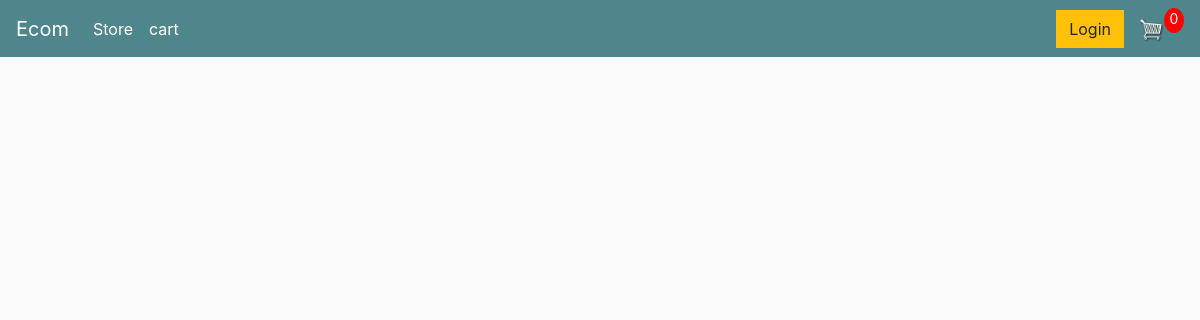
The app's page /, older data.
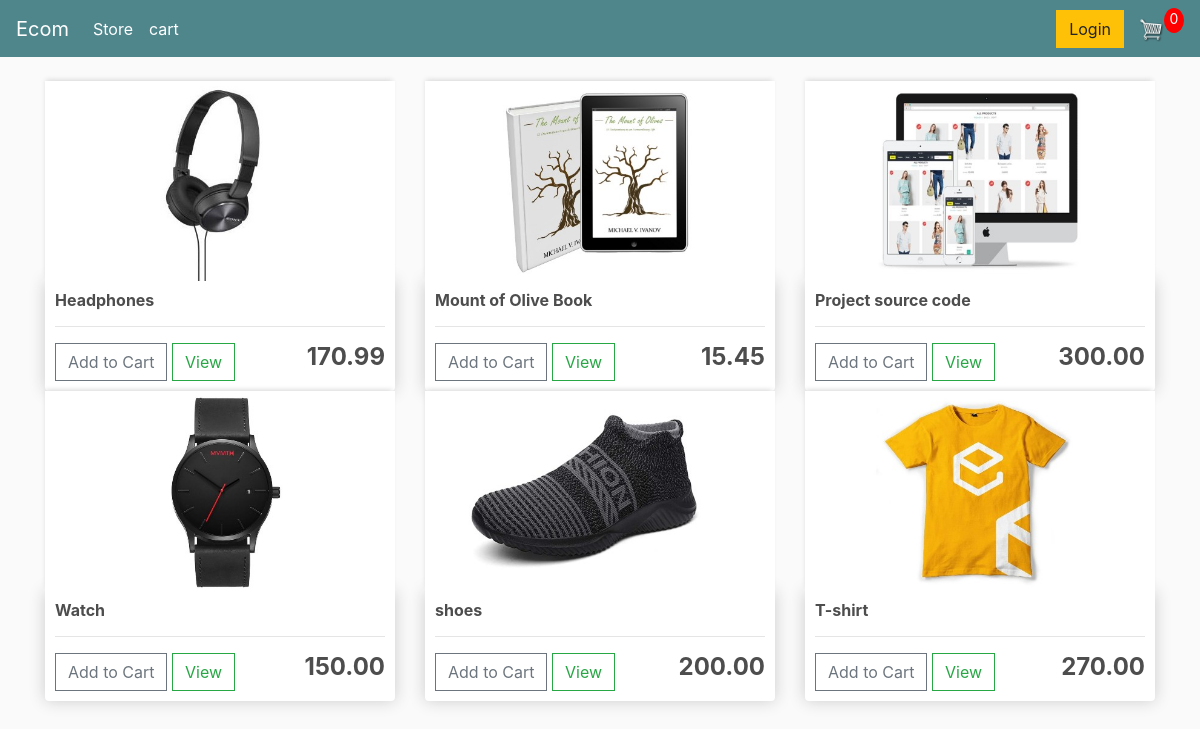
The same page, newer data.
### store/models.py (models this page shows, shortened)
class Product(models.Model):
    name= models.CharField(max_length=200, null= True)
    price = models.FloatField()
    digital = models.BooleanField(default=False ,null=True, blank=False)
    image = models.ImageField(null=True, blank=True)
    @property
    def imageURL(self):
        try:
            url = self.image.url
        except:
            url = static('images/placeholder.png')
        return url

### store/views.py (the view)
# urls.py: path('', include('store.urls'))
def store(request):
    products = Product.objects.all()
    context = {'products':products}
    return render(request, 'store/store.html', context)

### store/templates/store/store.html (shortened to what this page needs)
{% extends "store/main.html" %}
{% load static %}
{% block content %}
    <div class="row">
        {% for product in products %}
        <div class="col-md-4">
            <img class="thumbnail" src="{{product.imageURL}}" alt="Product Image">
            <div class="box-element product">
                <h6><strong>{{product.name}}</strong></h6>
                <hr>
                <button class="btn btn-outline-secondary add-btn">Add to Cart </button>
                <a class= "btn btn-outline-success" href="#" > View </a>
                <h4 style="display: inline-block; float: right">
                    <strong>{{product.price|floatformat:2}}</strong>
                </h4>
            </div>
        </div>
        {% endfor %}
    </div>
{% endblock content %}

### store/templates/store/main.html (shortened to what this page needs)
<!DOCTYPE html>
{% load static %}
<html>
<head>
	<link rel="stylesheet" href="https://stackpath.bootstrapcdn.com/bootstrap/4.4.1/css/bootstrap.min.css">
	<link rel="stylesheet" type="text/css" href="{% static 'css/main.css' %}">
</head>
<body>
	<nav class="navbar navbar-expand-lg navbar-dark bg-dark">
	  <a class="navbar-brand" href="{% url 'store' %}">Ecom</a>
	  <div class="collapse navbar-collapse" id="navbarSupportedContent">
	    <ul class="navbar-nav mr-auto">
	      <li class="nav-item active">
	        <a class="nav-link" href="{% url 'store' %}">Store <span class="sr-only">(current)</span></a>
	      </li>
		  <li class="nav-item active">
	        <a class="nav-link" href="{% url 'cart' %}">cart <span class="sr-only">(current)</span></a>
	      </li>
	    </ul>
	    <div class="form-inline my-2 my-lg-0">
	     	<a href="#"class="btn btn-warning">Login</a>
	     	<a href="{% url 'cart' %}">
	    		<img  id="cart-icon" src="{% static 'images/cart.png' %}">
	    	</a>
	    	<p id="cart-total">0</p>
	    </div>
	  </div>
	</nav>
     <div class="container">
            <br>
            {% block content %}
            {% endblock content %}
         </div>
</body>
</html>

### static/css/main.css (style rules this page uses)
body { background-color: hsl(0, 0%, 98%); }
h1,h2,h3,h4,h5,h6 { color:hsl(0, 0%, 30%); }
.box-element { box-shadow:hsl(0, 0%, 80%) 0 0 16px; background-color: #fff; border-radius: 4px; padding: 10px; }
.thumbnail { width: 100%; height: 200px; -webkit-box-shadow: -1px -3px 5px -2px rgba(214,214,214,1); -moz-box-shadow: -1px -3px 5px -2px rgba(214,214,214,1); box-shadow: -1px -3px 5px -2px rgba(214,214,214,1); }
.product { border-radius: 0 0 4px 4px; }
.bg-dark { background-color: #4f868c!important; }
#cart-icon { width:25px; display: inline-block; margin-left: 15px; }
#cart-total { display: block; text-align: center; color:#fff; background-color: red; width: 20px; height: 25px; border-radius: 50%; font-size: 14px; }
.btn { border-radius: 0; }

Row changes from the older to the newer data that the page shows:
added Product: imageURL (picture), name "Headphones", price "170.99"
added Product: imageURL (picture), name "Mount of Olive Book", price "15.45"
added Product: imageURL (picture), name "Project source code", price "300.00"
added Product: imageURL (picture), name "Watch", price "150.00"
added Product: imageURL (picture), name "shoes", price "200.00"
added Product: imageURL (picture), name "T-shirt", price "270.00"
